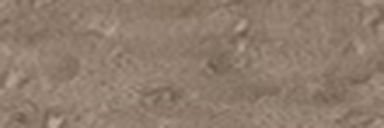
#> input picture metro2/modules/stations/ploshchad_pobedy/art/bench_oak.jpg, 384 x 128 px, given in place of 20261120_133015.jpg, which was not available
$ python build_art.py --photos ../../modules/stations/ploshchad_pobedy/art
#> lines starting #> are read from the running program, lines starting #| are printed output that depends on the picture; after the words box and inside, x2 and y2 are one past the last pixel; in counts of white or black regions, pixels touching at a corner belong together
"""Isolate owner stone and printed faces; coordinates measured on 800px-wide EXIF-corrected references."""
from pathlib import Path
import argparse, hashlib, json, subprocess
import numpy as np
from PIL import Image, ImageOps, ImageFilter

ROOT = Path(__file__).resolve().parents[2]
OUT = ROOT / 'modules/stations/ploshchad_pobedy/art'
p = argparse.ArgumentParser()
p.add_argument('--photos', type=Path, required=True)
ns = p.parse_args()
records = []

def file(n):
    return ns.photos / ('20261120_' + str(n) + '.jpg')

def source(n):
#> called with n = '133015'
    return ImageOps.exif_transpose(Image.open(file(n))).convert('RGB')
#> returned value is the input picture: PIL image 384x128 RGB; mean R, G, B 143.1, 124.3, 109.2

def record(n, name, points):
    records.append(dict(source=file(n).name, sha256=hashlib.sha256(file(n).read_bytes()).hexdigest(), asset=name, coordinates_at_width_800=points))

def crop(n, name, rect, size):
    im = source(n)
    k = im.width / 800
    im.crop(tuple(int(v*k) for v in rect)).resize(size, Image.Resampling.LANCZOS).save(OUT/name, quality=94)
    record(n, name, rect)

def rectify(n, name, corners, size):
    im = source(n)
    k = im.width / 800
#> k = 0.48
    A, B = [], []
    for (u,v),(x,y) in zip([(0,0),(size[0]-1,0),(size[0]-1,size[1]-1),(0,size[1]-1)], corners):
        x *= k; y *= k
        A.extend([[u,v,1,0,0,0,-x*u,-x*v], [0,0,0,u,v,1,-y*u,-y*v]])
        B.extend([x,y])
    h = np.linalg.solve(np.array(A), np.array(B))
    im.transform(size, Image.Transform.PERSPECTIVE, h, Image.Resampling.BICUBIC).save(OUT/name, quality=95)
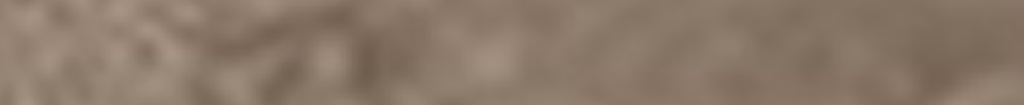
#> saved as name_ru.jpg: PIL image 2048x210 RGB (shown at 1/2 size); mean R, G, B 138.2, 120.2, 104.7
    record(n, name, corners)

# Complete source plaques inside their real wall recess; no cropping through letters.
rectify('133015','name_ru.jpg',[(203,178),(558,178),(558,208),(203,221)],(2048,210))
rectify('133024','name_be.jpg',[(195,180),(697,175),(697,215),(195,222)],(2048,180))
#> call 2 of rectify, with n = '133024', name = 'name_be.jpg', size = (2048, 180)
#> call 2 of source, with n = '133024'
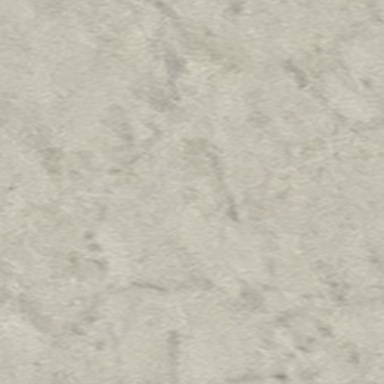
#> input picture metro2/modules/stations/ploshchad_pobedy/art/column_marble.jpg, 384 x 384 px, given in place of 20261120_133024.jpg, which was not available
#> in source, returned value is the input picture: PIL image 384x384 RGB; mean R, G, B 193.6, 190.4, 176.3
#> in rectify (call 2), `im.transform(size, Image.Transform.PERSPECTIVE, h, Image.Resampling.BI..`:
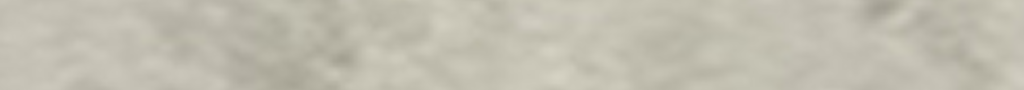
#> saved as name_be.jpg: PIL image 2048x180 RGB (shown at 1/2 size); mean R, G, B 192.5, 189.1, 175.4
# Clean samples from within ONE surface, without surrounding tunnel, slab joints or paving stripes.
def material(n,name,r,target):
#> called with n = '133029', name = 'column_marble.jpg', r = (288, 267, 332, 347), target = (194, 191, 177)
    im=source(n);k=im.width/800
#> after `k = im.width / 800`: k = 0.48
    im=im.crop(tuple(int(v*k) for v in r)).resize((384,384),Image.Resampling.LANCZOS)
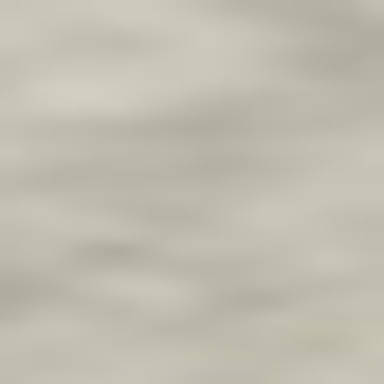
#> im: PIL image 384x384 RGB; mean R, G, B 192.2, 189.2, 174.2
    a=np.asarray(im,dtype=float);blur=np.asarray(im.filter(ImageFilter.GaussianBlur(28)),dtype=float)
    # Remove broad photographed lighting, retain mineral grain and veining. Periodically blend the sample edges.
    a=(a-blur)*.85+np.array(target)
    # Periodic-plus-smooth decomposition removes border jumps without mirrored butterfly patterns.
    v=np.zeros_like(a);v[:,0,:]=a[:,-1,:]-a[:,0,:];v[:,-1,:]=-v[:,0,:]
#> after `v[:, 0, :] = a[:, -1, :] - a[:, 0, :]`:
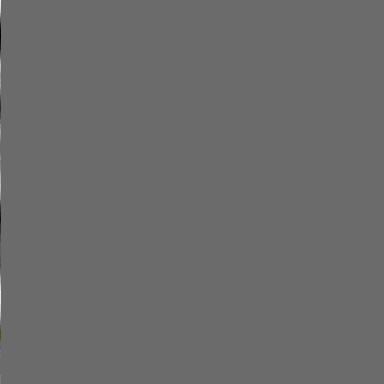
#> v: shape (384, 384, 3) float64; mean R, G, B 0.00168, 0.00168, 0.00166; drawn with min black and max white
#> after `v[:, -1, :] = -v[:, 0, :]`: v: shape (384, 384, 3) float64; 0.23% of pixels changed, all inside (x1, y1, x2, y2) = (383, 0, 384, 384)
    v[0,:,:]+=a[-1,:,:]-a[0,:,:];v[-1,:,:]-=a[-1,:,:]-a[0,:,:]
#> after `v[0, :, :] += a[-1, :, :] - a[0, :, :]`:
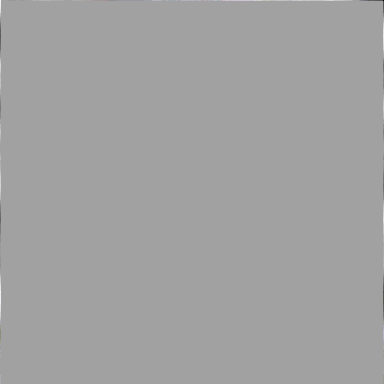
#> v: shape (384, 384, 3) float64; mean R, G, B 0.00288, 0.00256, 0.00349; drawn with min black and max white
#> after `v[-1, :, :] -= a[-1, :, :] - a[0, :, :]`: v: shape (384, 384, 3) float64; 0.24% of pixels changed, all inside (x1, y1, x2, y2) = (8, 383, 384, 384)
    yy,xx=np.mgrid[0:384,0:384];den=2*np.cos(2*np.pi*xx/384)+2*np.cos(2*np.pi*yy/384)-4;den[0,0]=1
    f=np.fft.fft2(v,axes=(0,1))/den[:,:,None];f[0,0,:]=0
    a=a-np.fft.ifft2(f,axes=(0,1)).real
    tiled=Image.fromarray(np.clip(a,0,255).astype('uint8'))
    tiled.save(OUT/name,quality=94);record(n,name,r)
    if name.startswith('floor_'):
        h=np.asarray(tiled.convert('L'),dtype=float)/255;dy,dx=np.gradient(h)
        v=np.stack([-dx*.6,-dy*.6,np.ones_like(h)],axis=2);v/=np.linalg.norm(v,axis=2,keepdims=True)
        Image.fromarray(((v*.5+.5)*255).astype('uint8')).save(OUT/(name[:-4]+'_normal.png'))
material('133029','column_marble.jpg',(288,267,332,347),(194,191,177))
material('133000','column_marble_alt.jpg',(353,765,392,930),(190,187,173))
#> (the run stopped early here; a loop or call above may not have finished)
